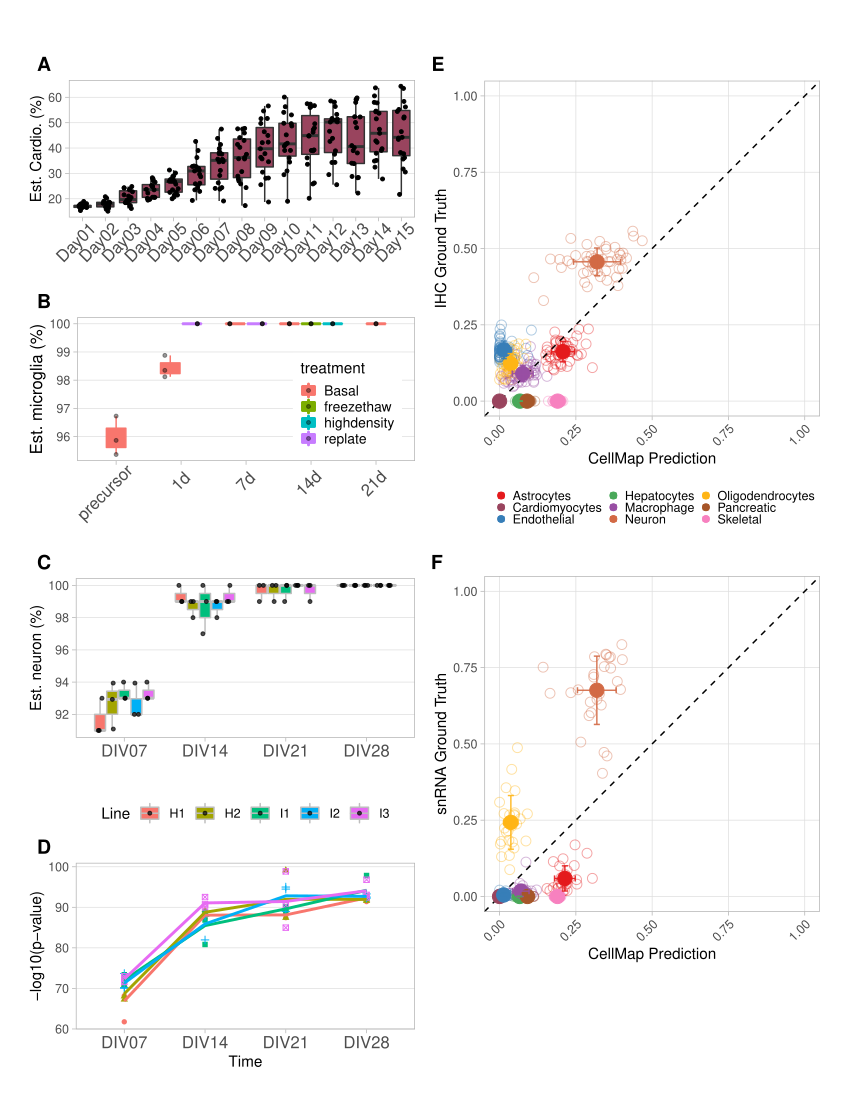

The script that saved this image:
require(ggplot2)
require(ggpubr)
require(reshape2)
require(tidyverse)

figData = readRDS('Fig6.data.rds')

#functions
calculate_RMSE <- function(decomp, ground){
    ground <- ground[,colnames(decomp)]
    sqrd_diff <- (ground - decomp)^2
    RMSE <- sqrt(colSums(sqrd_diff)/nrow(sqrd_diff))
    return(RMSE)
}

plot_scatters_mixed <- function(tpm, ground, title){

    sorted_cols <- sort(colnames(ground))
    ground<-ground[,sorted_cols]
    tpm<-as.data.frame(tpm[,sorted_cols])
    ground_melt <- melt(as.matrix(ground))
    colnames(ground_melt) <- c('Cell_Type','Sample','Ground')
    edgeR_tpm_melt <- melt(tpm)
    colnames(edgeR_tpm_melt) <- c('Sample2','CellMap')
    
    rmse <- mean(calculate_RMSE(tpm,ground))

    scatter_data <- cbind(ground_melt,edgeR_tpm_melt)
    scatter_data$Ground <- scatter_data$Ground 
    scatter_data$CellMap <- scatter_data$CellMap 
    scatter_data$difference <- scatter_data$CellMap - scatter_data$Ground 

    avg_data <- scatter_data %>% select(Cell_Type,Ground,CellMap) %>% group_by(Cell_Type) %>% summarize(Ground_SD = sd(Ground),CellMap_SD=sd(CellMap),Ground=mean(Ground),CellMap=mean(CellMap))
    
    p <- ggplot(scatter_data, aes(y=CellMap, x=Ground, color=Cell_Type)) + 
        xlim(0,1)+
        ylim(0,1)+
        xlab(paste(title,'Ground Truth'))+
        ylab('CellMap Prediction')+
        geom_point(size=3, shape=1, alpha=.4)+
        geom_abline(intercept = 0, slope = 1, color="black", 
                     linetype="dashed", size=.5)+
        geom_point(data=avg_data, size=4.5, aes(color=Cell_Type))+
        geom_errorbarh(data=avg_data, aes(y=CellMap, xmin=pmax(0,Ground - Ground_SD), xmax=Ground + Ground_SD), alpha=.9,height =.02)+
        geom_errorbar(data=avg_data, aes(x=Ground, ymin=pmax(0,CellMap - CellMap_SD), ymax=CellMap + CellMap_SD), alpha=.9,width=.02)+ 
        theme_light()+
        theme(axis.text.x = element_text(angle = 45, hjust = 1),
              aspect.ratio = 1,
              legend.position = "none",
              panel.grid.minor=element_blank())
    return(p)
}

# A cadio -------
adf <- figData$A

cadio <- ggplot(adf,aes(x=time,y=Cardiomyocytes,fill=Cardiomyocytes))+
	#geom_boxplot(width=.5,fill='#99445E',position = position_dodge2(preserve = "single"))+
    geom_boxplot(outlier.shape=NA,fill='#99445E')+
    geom_point(position=position_jitterdodge(),size=1)+
	ylab('Est. Cardio. (%)')+xlab("")+
	#geom_jitter(alpha=0.7,size=0.5,width=.05)+
	theme_light()+
	#scale_y_continuous(breaks=c(98,99,100))+
	theme(axis.text.x=element_text(angle=45,hjust=0.8,vjust=0.9,size=12),
		  axis.title=element_text(size=11),
		  panel.grid.minor=element_blank(),
		  panel.grid.major.x=element_blank(),
		  legend.position = "none",
		  plot.margin=unit(c(0.3,0.1,0,0),"inches"))

# B neuron--------
B <- figData$B

neuronC <- ggplot(B$estC,aes(x=time,y=neuron,fill=batch))+
	geom_boxplot(color='gray')+
	ylab('Est. neuron (%)')+labs(fill="Line")+xlab("")+
	geom_jitter(alpha=0.7,size=1,position=position_jitterdodge(jitter.width=0.2))+
	theme_light()+
	scale_y_continuous(breaks=c(92,94,96,98,100))+
	theme(axis.text.x=element_text(size=12),
		  axis.title=element_text(size=11),
		  panel.grid.minor=element_blank(),
		  panel.grid.major.x=element_blank(),
		  legend.position = "bottom",
		  plot.margin=unit(c(0.3,0.1,0,0),"inches"))

neuronP <- ggplot(B$estP,aes(x=time,y=neuron,color=batch,shape=batch))+
	geom_point()+
	stat_smooth(aes(group=batch),se=F,method ='loess',formula=y~x,size=1)+
	ylab('-log10(p-value)')+xlab("Time")+
	theme_light()+
	theme(axis.text.x=element_text(size=12),
		  axis.title=element_text(size=11),
		  panel.grid.minor=element_blank(),
		  panel.grid.major.x=element_blank(),
		  legend.position="none",
		  plot.margin=unit(c(0.3,0.1,0,0),"inches"))

#neuron <- ggarrange(fD+rremove('x.text')+rremove("xlab"),fP,ncol=1,nrow=3,heights = c(1,1,1))+
#    theme(plot.margin=unit(c(0.1,0.1,0,0),"inches"))

# C Microglia---------
C <- figData$C

micro <- ggplot(C$estC,aes(x=time,y=microglia,fill=treatment))+
	geom_boxplot(aes(color=treatment),width=1,position = position_dodge2(preserve = "single"))+
	ylab('Est. microglia (%)')+xlab("")+
    geom_jitter(alpha=0.4,size=1,position=position_dodge(1))+
	theme_light()+
	#scale_y_continuous(breaks=c(98,99,100))+
	theme(axis.text.x=element_text(angle=45,hjust=0.8,vjust=0.9,size=12),
		  axis.title=element_text(size=12),
		  panel.grid.minor=element_blank(),
		  panel.grid.major.x=element_blank(),
		  legend.position = c(0.8, 0.4),
		  legend.text = element_text(size=10),
		  legend.key.size=unit(0.8,'lines'),
		  plot.title = element_text(size = 13),
		  plot.margin=unit(c(0.3,0.1,0,0),"inches"))+
    guides(fill=guide_legend(override.aes = list(size=1)))

# D ROSMAP -----------
D = figData$D
cols <- readRDS(paste0("../../profiles/Major9.rds"))$para$cellCol
ros_decomp = D$ros_decomp
rosIHC_decomp = D$rosIHC_decomp
rossnRNA_decomp = D$rossnRNA_decomp

# IHC vs CM
for(row in rownames(ros_decomp)){
    if(!row %in% rownames(rosIHC_decomp)){
        rosIHC_decomp[row,] <- 0
    }
}
rosIHC_decomp <- rosIHC_decomp[order(rownames(rosIHC_decomp)),]
rosIHC_decomp <- t(t(rosIHC_decomp) / colSums(rosIHC_decomp))
selected_cols <- colnames(ros_decomp)[colnames(ros_decomp) %in% colnames(rosIHC_decomp)]
ros_decomp_sub <- ros_decomp[selected_cols]
ros_decomp_sub <- ros_decomp_sub[order(colnames(ros_decomp_sub))]
rosIHC <- plot_scatters_mixed(ros_decomp_sub,rosIHC_decomp,'IHC') + 
    coord_flip()+
    scale_color_manual(values=cols)+
    theme(legend.position="bottom",
          legend.title=element_blank(),
          legend.text = element_text(size=9),
          legend.key.size=unit(0.3,'lines'),
          plot.margin=unit(c(0.25,0,0.1,0.1),"inches"))+
    guides(color=guide_legend(ncol=3,override.aes = list(size=2)))

# snRNA vs CM
missing_cols <- rownames(ros_decomp)[!rownames(ros_decomp) %in% rownames(rossnRNA_decomp)]
rossnRNA_decomp[missing_cols,] <- 0
selected_cols <- colnames(rossnRNA_decomp)[colnames(rossnRNA_decomp) %in% colnames(ros_decomp)]
rossnRNA_decomp <- rossnRNA_decomp[order(rownames(rossnRNA_decomp)),selected_cols]
selected_cols <- colnames(ros_decomp)[colnames(ros_decomp) %in% colnames(rossnRNA_decomp)]
ros_decomp_sub <- ros_decomp[selected_cols]
ros_decomp_sub <- ros_decomp_sub[order(colnames(ros_decomp_sub))]
rosRNA <- plot_scatters_mixed(ros_decomp_sub,rossnRNA_decomp,'snRNA') +
    coord_flip()+
    scale_color_manual(values=cols)+
    theme(legend.position="none",
          plot.margin=unit(c(0.25,0,0.1,0.1),"inches"))

# # IHC vs snRNA
# ground1 <- rosIHC_decomp 
# ground2 <- rossnRNA_decomp
# select <- colnames(ground1) %in% colnames(ground2)
# select2 <- colnames(ground2) %in% colnames(ground1)
# ground1 <-ground1[rownames(ground2),select]
# ground2 <-ground2[,select2]
# Dp3 <- plot_scatters_mixed(ground1,ground2,'ROSMAP snRNA') + ylab('IHC Ground Truth') + 
#     xlab('snRNA Ground Truth') + theme(legend.position = "none") + scale_color_manual(values=cols)
#ros <- ggarrange(Dp1+rremove('x.text')+rremove("xlab"),Dp2,ncol=1,nrow=2,heights = c(1.05,1))+
#    theme(plot.margin=unit(c(0,0,0,0),"inches"))

# saving cadio, neuronC, neuronP, micro, rosIHC, rosRNA---------
left <- ggarrange(cadio,micro,neuronC,neuronP,ncol=1,nrow=4,labels = c("A", "B", "C", "D"),heights = c(1,1.1,1.2,1))
right <- ggarrange(rosIHC,rosRNA,ncol=1,nrow=3,labels = c("E", "F"),heights = c(1.05,0.9,0.2))


pdf('Fig6.pdf',width=8.5,height=11)
print(ggarrange(left,right,widths = c(1,1))+
          theme(plot.margin=unit(c(0.5,0.3,0.3,0.3),"inches")))
a <- dev.off()
